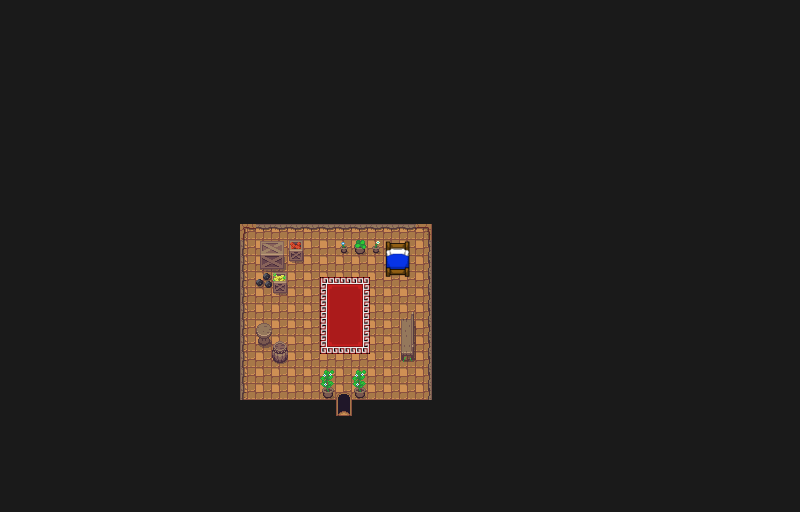

Tiled map render using the project's own tile images. Description and the map definition, with tile-layer contents summarised, below:
An orthogonal 50x32 tile map with 16x16 px tiles, 3 tile layers (Base, Objects, Test), 2 tilesets and 20 objects (startarea).

<map version="1.9" tiledversion="1.9.2" orientation="orthogonal" renderorder="right-down" width="50" height="32" tilewidth="16" tileheight="16" infinite="0" nextlayerid="11" nextobjectid="142">
 <editorsettings>
  <export target="house.lua" format="lua" />
 </editorsettings>
 <properties>
  <property name="dark" type="bool" value="true" />
 </properties>
 <tileset firstgid="1" name="overworld" tilewidth="16" tileheight="16" tilecount="1480" columns="40">
  <image source="_tilesets/overworld.png" width="640" height="592" />
 </tileset>
 <tileset firstgid="1481" name="cave" tilewidth="16" tileheight="16" tilecount="160" columns="16">
  <image source="_tilesets/cave.png" width="256" height="160" />
 </tileset>
 <layer id="1" name="Base" width="50" height="32">
  <data>[1600 cells, 1600 non-empty, 3 distinct tile ids]</data>
 </layer>
 <layer id="2" name="Objects" width="50" height="32">
  <data>[1600 cells, 235 non-empty, 60 distinct tile ids]</data>
 </layer>
 <objectgroup id="3" name="Walls">
  <object id="122" x="415.948" y="239.896" width="16" height="159.025" />
  <object id="123" x="239.391" y="240.004" width="16" height="159.025" />
  <object id="124" x="432.031" y="223.491" width="16" height="192.978" rotation="90" />
  <object id="125" x="335.5" y="399.261" width="16" height="96.228" rotation="90" />
  <object id="126" x="432.5" y="399.386" width="16" height="80.728" rotation="90" />
  <object id="127" x="355.5" y="414.886" width="12.5" height="27.228" rotation="90" />
  <object id="129" x="256.75" y="323.987" width="13.75" height="21.275" />
  <object id="130" x="273.375" y="344.613" width="14.25" height="18.025" />
  <object id="131" x="256.625" y="240.988" width="28.75" height="30.025" />
  <object id="132" x="256.125" y="272.738" width="14.75" height="13.275" />
  <object id="133" x="272.875" y="273.488" width="14.25" height="17.525" />
  <object id="134" x="288.625" y="241.988" width="14.25" height="18.025" />
  <object id="135" x="385.875" y="241.488" width="23.25" height="35.025" />
  <object id="136" x="401.625" y="314.238" width="12.25" height="45.775" />
  <object id="137" x="339.625" y="248.238" width="8" height="6.525" />
  <object id="138" x="355.625" y="247.738" width="9.25" height="7.025" />
  <object id="139" x="371.125" y="246.488" width="9.25" height="7.025" />
  <object id="140" x="322.875" y="370.738" width="10.25" height="28.775" />
  <object id="141" x="354.625" y="370.613" width="10.25" height="28.775" />
 </objectgroup>
 <objectgroup id="5" name="Loot" />
 <objectgroup id="6" name="Enemies" />
 <objectgroup id="9" name="Triggers" />
 <objectgroup id="7" name="Transitions">
  <object id="128" name="startarea" x="343.75" y="404.083">
   <properties>
    <property name="destX" type="int" value="128" />
    <property name="destY" type="int" value="69" />
   </properties>
  </object>
 </objectgroup>
 <objectgroup id="8" name="Chests" />
 <layer id="4" name="Test" width="50" height="32">
  <data>[1600 cells, 0 non-empty, 0 distinct tile ids]</data>
 </layer>
</map>
